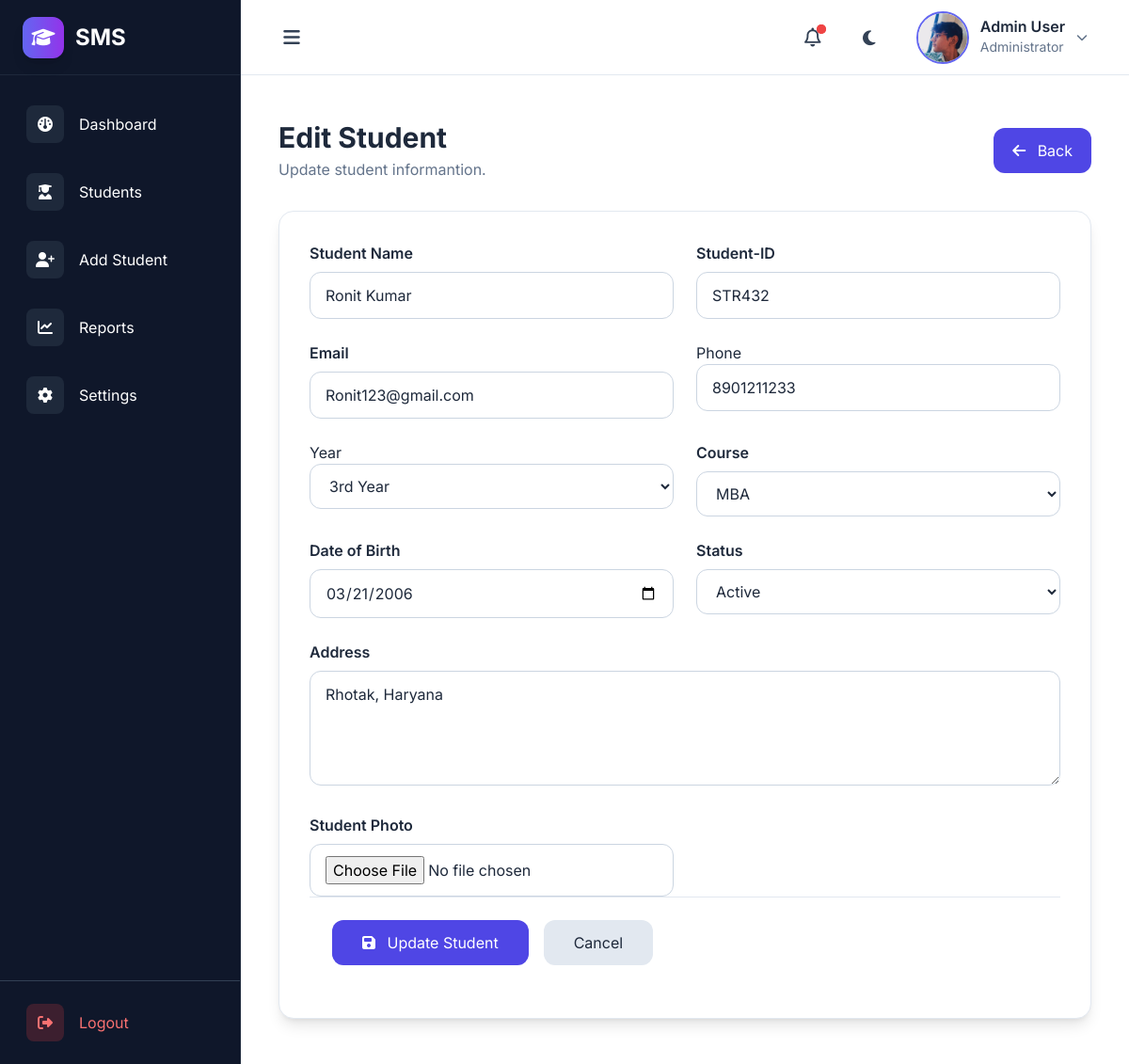
/student/edit/3/ (signed in), run on the app's committed database.
### MainApp/models.py (models this page shows, shortened)
class Student(models.Model):
    STATUS_CHOICES = [
        ("Active", "Active"),
        ("Inactive", "Inactive"),
    ]
    YEAR_CHOICES = [
        ('1st Year', '1st Year'),
        ('2nd Year', '2nd Year'),
        ('3rd Year', '3rd Year'),
        ('4th Year', '4th Year'),
    ]
    COURSES = [('BCA','BCA'),('B.Tech','B.Tech'),('MCA','MCA'),('BBA','BBA'),('MBA','MBA')]
    name = models.CharField(max_length=100)
    email = models.EmailField()
    student_id = models.CharField(max_length=20, unique=True)
    photo = models.ImageField(upload_to="students/", blank=True, null=True)
    courses = models.CharField(max_length=50, choices=COURSES)
    phone = models.CharField(max_length=10)
    year = models.CharField(
        max_length=20,
        choices=YEAR_CHOICES,
        default="1st Year"
    )
    date_of_birth = models.DateField()
    created_at = models.DateField(auto_now_add=True)
    status = models.CharField(
        max_length=20,
        choices=STATUS_CHOICES,
        default="Active"
    )
    address = models.TextField(blank=True, null=True)

### MainApp/views.py (the view)
# urls.py: path("student/edit/<int:id>/", views.edit_student, name="edit_student"),
def edit_student(request, id):
    student = Student.objects.get(id=id)
    settings, created = Settings.objects.get_or_create(user=request.user)
    if request.method == "POST":
        form = StudentForm(request.POST, request.FILES, instance=student)
        if form.is_valid():
            form.save()
        if settings.notifications:
            Activity.objects.create(
                title=f"{student.name} was updated",
                color="blue",
                user=request.user
            )
            return redirect("students")
    else:
        form = StudentForm(instance=student)
    return render(request, "edit_student.html", {"form":form, "student":student})

### MainApp/templates/edit_student.html (shortened to what this page needs)
{% extends 'base.html' %}
{% block content %}
<div class="max-w-6xl mx-auto px-4 py-4">
    <div class="flex flex-col md:flex-row md:items-center md:justify-between mb-8">
        <div>
            <h1 class="text-3xl font-bold text-slate-800 dark:text-white">Edit Student</h1>
            <p class="text-slate-500 dark:text-slate-400 mt-1">Update student informantion.</p>
        </div>
        <a href="{% url 'students' %}"
            class="px-5 py-3 rounded-xl bg-indigo-600 hover:bg-indigo-700 text-white transition">
            <i class="fa-solid fa-arrow-left mr-2"></i>
            Back
        </a>
    </div>
    <div class="bg-white dark:bg-slate-800 rounded-2xl shadow-lg border border-slate-200 dark:border-slate-700">
        <form method="post" enctype="multipart/form-data">
            <div class="p-8">
                <div class="grid grid-cols-1 md:grid-cols-2 gap-6">
                    <div>
                        <label class="block mb-2 font-semibold">Student Name</label>
                        {{ form.name }}
                    </div>
                    <div>
                        <label class="block mb-2 font-semibold">Student-ID</label>
                        {{ form.student_id }}
                    </div>
                    <div>
                        <label class="block mb-2 font-semibold">Email</label>
                        {{ form.email }}
                    </div>
                    <div>
                        <label class="phone">Phone</label>
                        {{ form.phone }}
                    </div>
                    <div>
                        <label>Year</label>
                        {{ form.year }}
                    </div>
                    <div>
                        <label class="block mb-2 font-semibold">Course</label>
                        {{ form.courses }}
                    </div>
                    <div>
                        <label class="block mb-2 font-semibold">Date of Birth</label>
                        {{ form.date_of_birth }}
                    </div>
                    <div>
                        <label class="block mb-2 font-semibold">Status</label>
                        {{ form.status }}
                    </div>
                    <div class="md:col-span-2">
                        <label class="block mb-2 font-semibold">Address</label>
                        {{ form.address }}
                    </div>
                    <div class="md-8">
                        <label class="block mb-2 font-semibold">Student Photo</label>
                        {{ form.photo }}
                    </div>
                </div>
                <div class="border-t border-slate-200 dark:border-slate-700 p-6 flex gap-4">
                    <button class="px-8 py-3 rounded-xl bg-indigo-600 hover:bg-indigo-700 text-white">
                        <i class="fa-solid fa-floppy-disk mr-2"></i>
                        Update Student
                    </button>
                    <a href="{% url 'students' %}"
                        class="px-8 py-3 rounded-xl bg-slate-200 dark:bg-slate-700 hover:bg-slate-300 dark:hover:bg-slate-600">
                        Cancel
                    </a>
                </div>
            </div>
        </form>
    </div>
</div>
{% endblock %}

### MainApp/static/src/style.css (style rules this page uses)
* { transition: background-color 0.4s ease, color 0.4s ease, border-color 0.4s ease, box-shadow 0.4s ease; }
html { scroll-behavior: smooth; }
body { font-family: "Inter", sans-serif; background: #f8fafc; color: #0f172a; }

### data on the page
Student: name "Ronit Kumar", student_id "STR432", email "Ronit123@gmail.com", phone "8901211233", year "3rd Year", courses "MBA", date_of_birth "03/21/2006", status "Active", address "Rhotak, Haryana"
